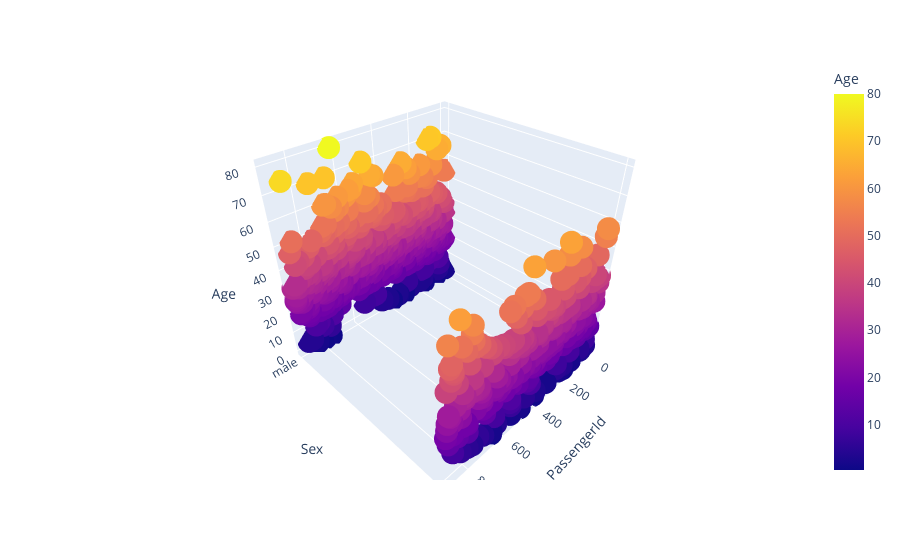

Notebook source saved alongside this figure:
### Code cell
df = pd.read_csv('../input/titanic/train.csv')
fig = px.scatter_3d(df, x='PassengerId', y='Sex', z='Age',
                    color='Age')
fig.show()

### Figure 1 — Plotly figure (JSON) as saved in the notebook; plotly's stock layout.template omitted (floating-point values rounded to 4 significant figures; data arrays with more than 128 entries replaced by an {"elided": "..."} marker saying what was removed)
{"data": [{"hoverlabel": {"namelength": 0}, "hovertemplate": "PassengerId=%{x}<br>Sex=%{y}<br>Age=%{marker.color}", "legendgroup": "", "marker": {"color": {"elided": "891 float values"}, "coloraxis": "coloraxis", "symbol": "circle"}, "mode": "markers", "name": "", "scene": "scene", "showlegend": false, "type": "scatter3d", "x": {"elided": "891 int values"}, "y": {"elided": "891 str values"}, "z": {"elided": "891 float values"}}], "layout": {"autosize": true, "coloraxis": {"colorbar": {"title": {"text": "Age"}}, "colorscale": [[0, "#0d0887"], [0.1111, "#46039f"], [0.2222, "#7201a8"], [0.3333, "#9c179e"], [0.4444, "#bd3786"], [0.5556, "#d8576b"], [0.6667, "#ed7953"], [0.7778, "#fb9f3a"], [0.8889, "#fdca26"], [1, "#f0f921"]]}, "legend": {"tracegroupgap": 0}, "margin": {"t": 60}, "scene": {"aspectmode": "auto", "aspectratio": {"x": 1, "y": 1, "z": 1}, "domain": {"x": [0, 1], "y": [0, 1]}, "xaxis": {"title": {"text": "PassengerId"}, "type": "linear"}, "yaxis": {"title": {"text": "Sex"}, "type": "category"}, "zaxis": {"title": {"text": "Age"}, "type": "linear"}}}}
